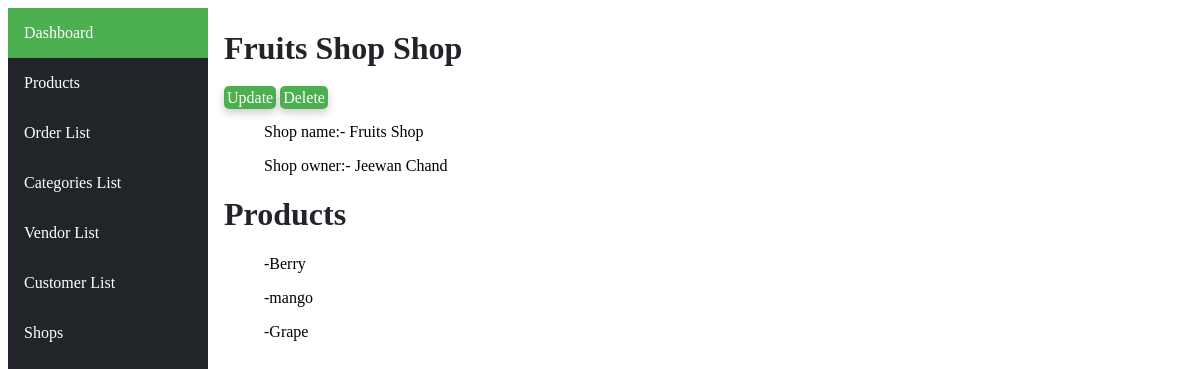
Page /shop/5 on the committed database.
### ecommerceApp/models.py (models this page shows, shortened)
class Shop(models.Model):
    name=models.CharField(max_length=50)
    owner=models.ForeignKey(Vendor, on_delete=models.CASCADE)

class Vendor(models.Model):
    name=models.CharField(max_length=50)
    number=models.IntegerField()
    username=models.CharField(max_length=50)
    password=models.CharField(max_length=50)
    email=models.EmailField()

class Product(models.Model):
    name=models.CharField(max_length=50)
    description=models.CharField(max_length=1000)
    category=models.ForeignKey(Category,on_delete=models.CASCADE, related_name="category_name")
    shop=models.ManyToManyField(Shop, related_name="shop_name")

### ecommerceApp/views.py (the view)
# urls.py: path('shop/<int:id>',views.shop,name="shop"),
def shop(request,id):
    products=Product.objects.filter(shop=id)
    shop=Shop.objects.get(pk=id)
    shop.shop_name.name
    return render(request,'html/shoplist.html',{"shop":shop,"products":products })

### ecommerceApp/templates/html/shoplist.html
{%extends "html/layout.html"%}
{%block body%}
{% load static %}
<link rel="stylesheet" href="{% static 'css/orderdetail.css' %}" />
<h1 style="color: #212529;"> {{shop.name}} Shop</h1>
<a class="btn" href="{%url 'main:update-shop' shop.id%}">Update</a>
<a class="btn"href="{%url 'main:delete-shop' shop.id%}">Delete</a>
    <ul>Shop name:- {{shop.name}}</ul>
    <ul>Shop owner:- {{shop.owner.name}}</ul>
    <h1 style="color: #212529;">Products</h1>
    {%for name in products%}
      <ul>-{{name.name}}</ul>
    {%endfor%}
{%endblock%}

### ecommerceApp/static/css/orderdetail.css (style rules this page uses)
.btn { background-color:#4CAF50 ; text-decoration: none ; color: white; padding: 3px; border-radius: 5px; box-shadow: 0 4px 8px 0 rgba(0,0,0,0.2); }

### rows in the picture
Shop: name "Fruits Shop", owner.name "Jeewan Chand"
Product: name "Berry"
Product: name "mango"
Product: name "Grape"
